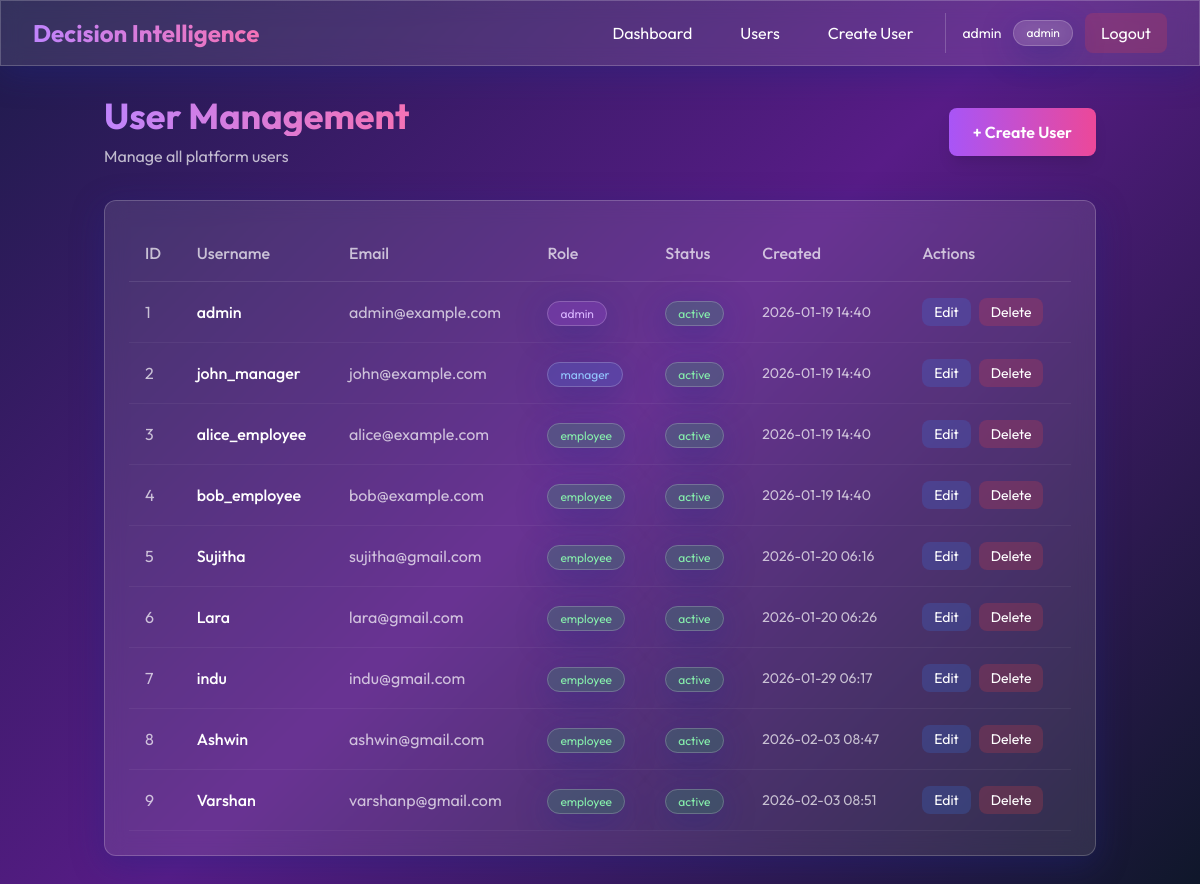
Before: /admin/users (signed in) with the older database file.
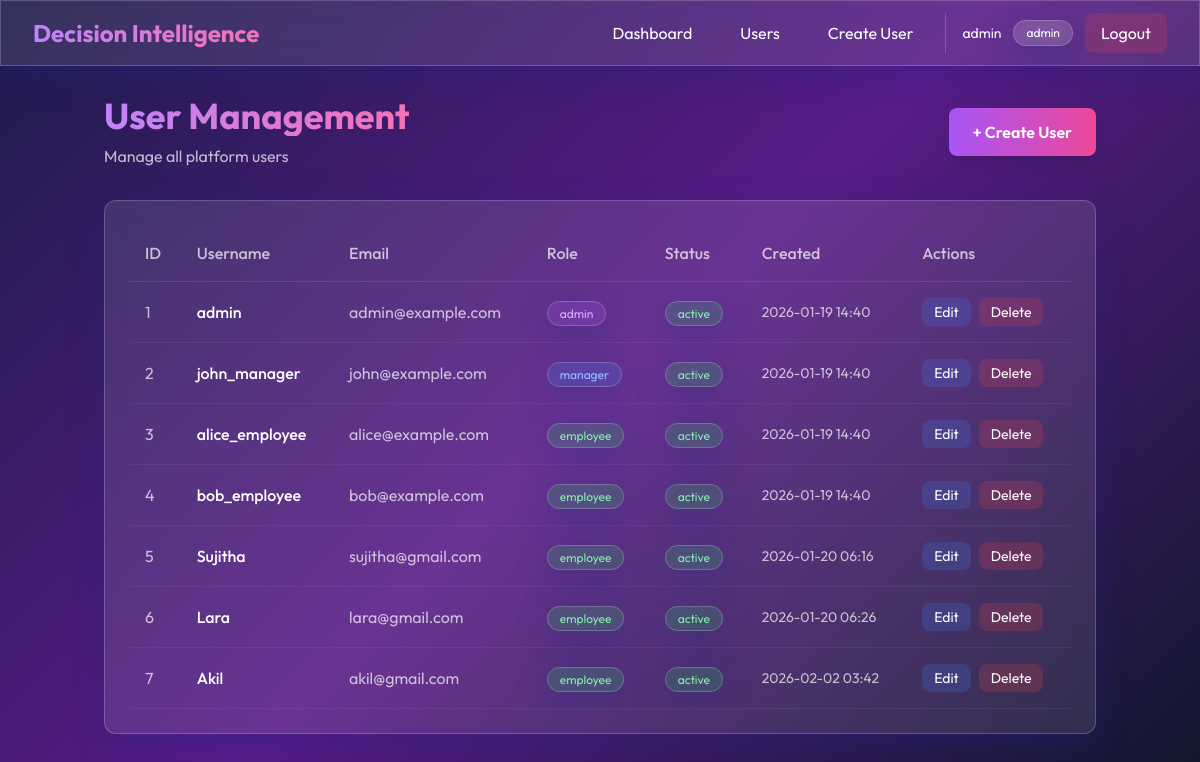
After: the same page with the newer database file.
### app.py (models this page shows, shortened)
class User(UserMixin, db.Model):
    id = db.Column(db.Integer, primary_key=True)
    username = db.Column(db.String(80), unique=True, nullable=False)
    email = db.Column(db.String(120), unique=True, nullable=False)
    password_hash = db.Column(db.String(200), nullable=False)
    role = db.Column(db.String(20), nullable=False)  # admin, manager, employee
    status = db.Column(db.String(20), default='active')
    created_at = db.Column(db.DateTime, default=datetime.utcnow)
    decisions = db.relationship('Decision', backref='creator', lazy=True)
    alerts = db.relationship('Alert', backref='user', lazy=True)

### app.py (the view)
@app.route('/admin/users')
@login_required
def admin_users():
    if current_user.role != 'admin':
        return redirect(url_for('landing'))
    users = User.query.all()
    return render_template('admin_users.html', users=users)

### app.py (called while the page is built)
@login_manager.user_loader
def load_user(user_id):
    return User.query.get(int(user_id))

### templates/admin_users.html (shortened to what this page needs)
{% extends "base.html" %}
{% block content %}
<div class="max-w-7xl mx-auto">
    <div class="mb-8 fade-in">
        <div class="flex items-center justify-between">
            <div>
                <h1
                    class="text-4xl font-bold mb-2 bg-gradient-to-r from-purple-400 to-pink-400 bg-clip-text text-transparent">
                </h1>
                <p class="text-white/70">Manage all platform users</p>
            </div>
            <a href="{{ url_for('admin_create_user') }}"
                class="px-6 py-3 rounded-lg bg-gradient-to-r from-purple-500 to-pink-500 hover:from-purple-600 hover:to-pink-600 transition transform hover:scale-105 shadow-lg font-semibold">
                + Create User
            </a>
        </div>
    </div>
    <div class="glass rounded-xl p-6 fade-in" style="animation-delay: 0.1s">
        <div class="overflow-x-auto">
            <table class="w-full">
                <thead>
                    <tr class="border-b border-white/10">
                        <th class="text-left py-4 px-4 text-white/70 font-medium">ID</th>
                        <th class="text-left py-4 px-4 text-white/70 font-medium">Username</th>
                        <th class="text-left py-4 px-4 text-white/70 font-medium">Email</th>
                        <th class="text-left py-4 px-4 text-white/70 font-medium">Role</th>
                        <th class="text-left py-4 px-4 text-white/70 font-medium">Status</th>
                        <th class="text-left py-4 px-4 text-white/70 font-medium">Created</th>
                        <th class="text-left py-4 px-4 text-white/70 font-medium">Actions</th>
                    </tr>
                </thead>
                <tbody>
                    {% for user in users %}
                    <tr class="border-b border-white/5 hover:bg-white/5 transition">
                        <td class="py-4 px-4 text-white/70">{{ user.id }}</td>
                        <td class="py-4 px-4 font-medium">{{ user.username }}</td>
                        <td class="py-4 px-4 text-white/70">{{ user.email }}</td>
                        <td class="py-4 px-4">
                            <span class="px-3 py-1 rounded-full text-xs glass
                                {% if user.role == 'admin' %}bg-purple-500/20 text-purple-300
                                {% elif user.role == 'manager' %}bg-blue-500/20 text-blue-300
                                {% else %}bg-green-500/20 text-green-300{% endif %}">
                                {{ user.role }}
                            </span>
                        </td>
                        <td class="py-4 px-4">
                            <span class="px-3 py-1 rounded-full text-xs glass
                                {% if user.status == 'active' %}bg-green-500/20 text-green-300
                                {% else %}bg-red-500/20 text-red-300{% endif %}">
                                {{ user.status }}
                            </span>
                        </td>
                        <td class="py-4 px-4 text-white/70 text-sm">{{ user.created_at.strftime('%Y-%m-%d %H:%M') }}
                        </td>
                        <td class="py-4 px-4">
                            <div class="flex gap-2">
                                <a href="{{ url_for('admin_edit_user', user_id=user.id) }}"
                                    class="px-3 py-1 rounded-lg bg-blue-500/20 hover:bg-blue-500/30 transition text-sm">
                                    Edit
                                </a>
                                <button onclick="confirmDelete({{ user.id }}, '{{ user.username }}')"
                                    class="px-3 py-1 rounded-lg bg-red-500/20 hover:bg-red-500/30 transition text-sm">
                                    Delete
                                </button>
                            </div>
                        </td>
                    </tr>
                    {% endfor %}
                </tbody>
            </table>
        </div>
    </div>
</div>
{% endblock %}

### templates/base.html (shortened to what this page needs)
<!DOCTYPE html>
<html lang="en">
<head>
    <script src="https://cdn.tailwindcss.com"></script>
</head>
<body class="text-white">
    {% if current_user.is_authenticated %}
    <nav class="glass fixed top-0 left-0 right-0 z-50">
        <div class="max-w-7xl mx-auto px-4 sm:px-6 lg:px-8">
            <div class="flex justify-between items-center h-16">
                <div class="flex items-center">
                    <h1
                        class="text-2xl font-bold bg-gradient-to-r from-purple-400 to-pink-400 bg-clip-text text-transparent">
                    </h1>
                </div>
                <div class="hidden md:flex items-center space-x-4">
                    {% block nav_links %}
                    {% if current_user.role == 'admin' %}
                    <a href="{{ url_for('admin_dashboard') }}"
                        class="px-4 py-2 rounded-lg hover:bg-white/10 transition">Dashboard</a>
                    <a href="{{ url_for('admin_users') }}"
                        class="px-4 py-2 rounded-lg hover:bg-white/10 transition">Users</a>
                    <a href="{{ url_for('admin_create_user') }}"
                        class="px-4 py-2 rounded-lg hover:bg-white/10 transition">Create User</a>
                    {% endif %}
                    {% endblock %}
                    <div class="flex items-center space-x-3 ml-4 pl-4 border-l border-white/20">
                        <span class="text-sm">{{ current_user.username }}</span>
                        <span class="px-3 py-1 rounded-full text-xs glass">{{ current_user.role }}</span>
                        <a href="{{ url_for('logout') }}"
                            class="px-4 py-2 bg-red-500/20 hover:bg-red-500/30 rounded-lg transition">Logout</a>
                    </div>
                </div>
            </div>
        </div>
    </nav>
    <div class="h-16"></div>
    {% endif %}
    <main class="{% if current_user.is_authenticated %}container mx-auto px-4 py-8{% endif %}">
        {% block content %}{% endblock %}
    </main>
</body>
</html>

Changed rows visible on the page:
removed User: id "8", username "Ashwin", email "ashwin@gmail.com", role "employee", status "active", created_at "2026-02-03 08:47"
removed User: id "9", username "Varshan", email "varshanp@gmail.com", role "employee", status "active", created_at "2026-02-03 08:51"
changed User id 7: username "indu" → "Akil"; email "indu@gmail.com" → "akil@gmail.com"; created_at "2026-01-29 06:17" → "2026-02-02 03:42"
